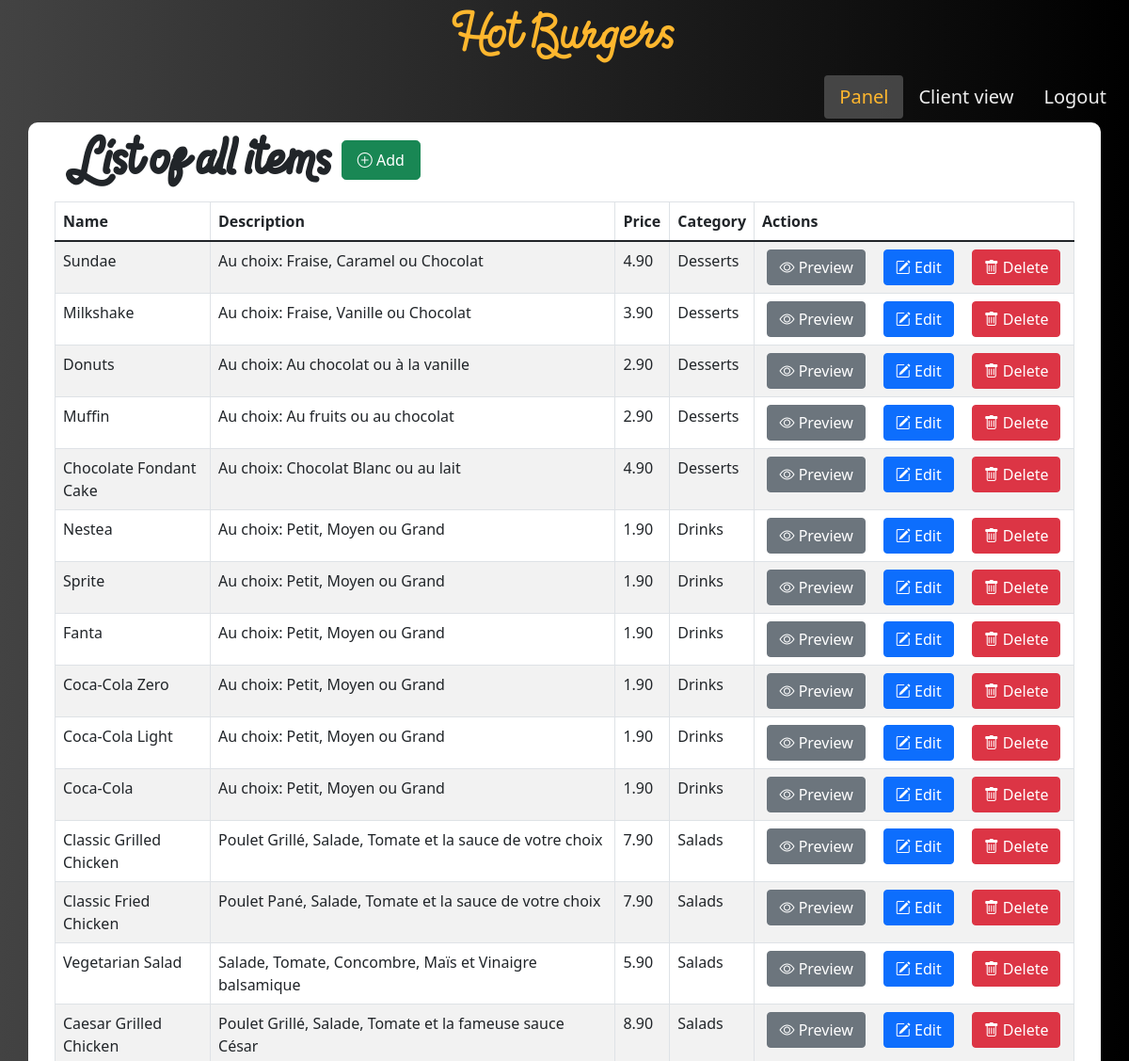
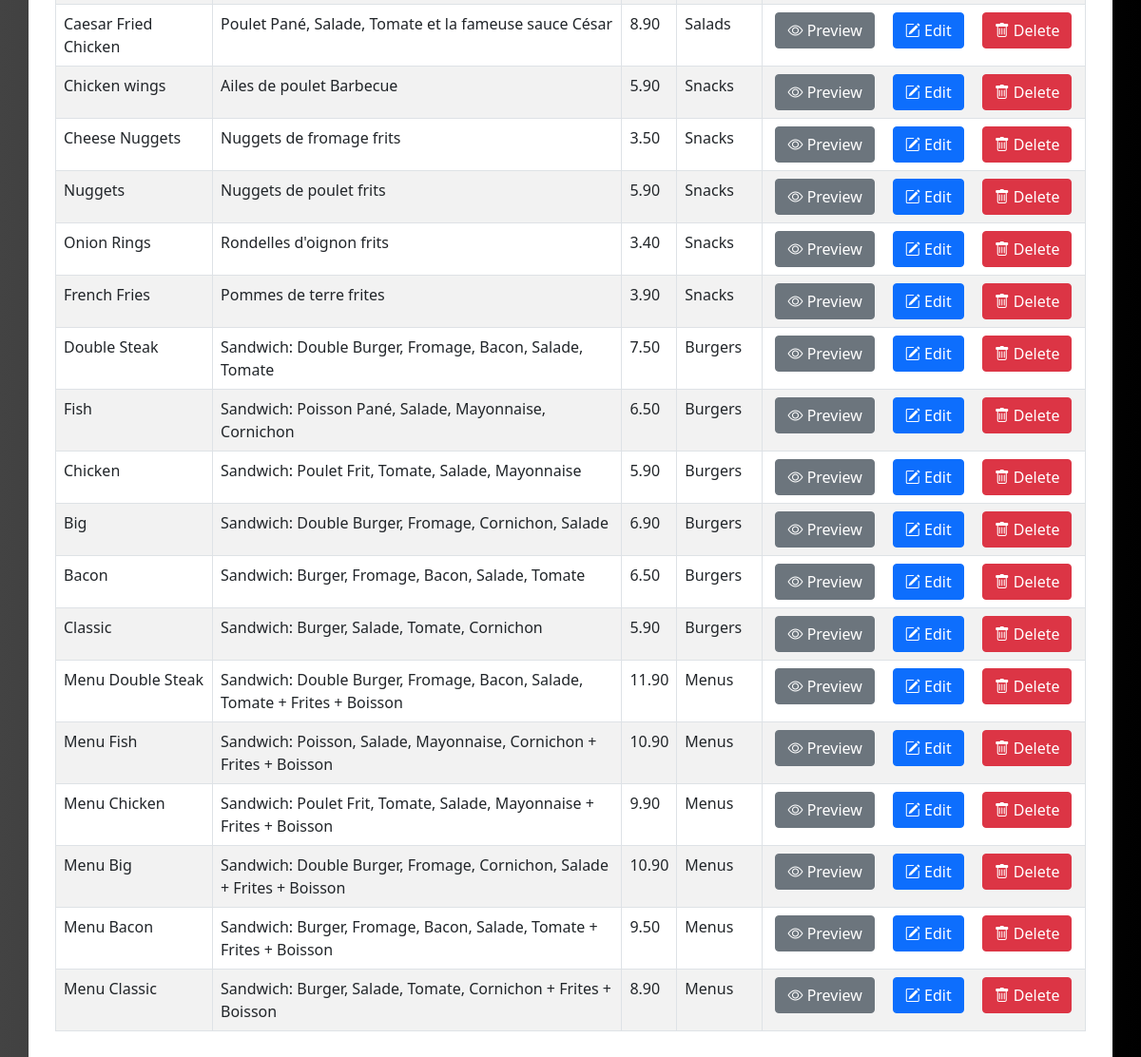
The page /admin/index.php (signed in) on the database its author committed (2 pictures, top to bottom).
### tables this page shows
CREATE TABLE `items` (
  `id` int(11) NOT NULL,
  `name` varchar(100) NOT NULL,
  `description` varchar(255) NOT NULL,
  `price` float NOT NULL,
  `image` varchar(255) NOT NULL,
  `category` int(11) NOT NULL
);

CREATE TABLE `categories` (
  `id` int(11) NOT NULL,
  `name` varchar(100) NOT NULL
);

### admin/index.php (the view, shortened to what this page needs)
<?php
$db = Database::connect();
$statement = $db->query('SELECT items.id, items.name, items.description, items.price, categories.name AS category FROM items LEFT JOIN categories ON items.category = categories.id ORDER BY items.id DESC');
require_once '../components/header.php'
?>
<div class="container admin">
  <div class="row">
    <h1><strong>List of all items </strong><a href="insert.php" class="btn btn-success btn-lg"><i class="bi bi-plus-circle"></i> Add</a></h1>
    <table class="table table-striped table-bordered">
      <thead>
        <tr>
          <th>Name</th>
          <th>Description</th>
          <th>Price</th>
          <th>Category</th>
          <th>Actions</th>
        </tr>
      </thead>
      <tbody>
        <?php
        while ($item = $statement->fetch()) {
          $price = number_format($item['price'], 2, '.', '');
          echo <<<HTML
            <tr>
            <td> {$item['name']} </td>
            <td> {$item['description']} </td>
            <td> {$price}</td>
            <td> {$item['category']} </td>
            <td>
            <div class="d-flex flex-column flex-md-row gap-2 justify-content-around">
            <a class="btn btn-secondary" href="view.php?id={$item['id']}"><i class="bi bi-eye"></i> Preview</a>
            <a class="btn btn-primary" href="update.php?id={$item['id']}"><i class="bi bi-pencil-square"></i> Edit</a>
            <a class="btn btn-danger" href="delete.php?id={$item['id']}"><i class="bi bi-trash"></i> Delete</a>
            </div>
            </td>
            </tr>
HTML;
        }
        ?>
      </tbody>
    </table>
  </div>
</div>
</body>
</html>

### assets/css/styles.css (style rules this page uses)
:root { --orange: #ffb72e; --green: #369236; --dark-green: #286e28; }
body { background: #000; background: linear-gradient(to right, #434343 0%, black 100%); }
h1, .cart a { font-family: Hot_Restaurant, sans-serif; }
h1 { font-size: 60px; }
.admin { background: #fff; padding: 15px; padding-top: 2px; border-radius: 10px; margin-bottom: 15px; }
.admin h1 a { font-family: var(--bs-body-font-family); font-size: 1rem; }
@media (min-width: 768px) { .admin { padding: 40px; padding-top: 4px; } }
@media (min-width: 768px) { .admin tr td:last-of-type { width: 340px; } }

### rows shown on the page
items: name "Sundae", description "Au choix: Fraise, Caramel ou Chocolat", price "4.90", category.name "Desserts"
items: name "Milkshake", description "Au choix: Fraise, Vanille ou Chocolat", price "3.90", category.name "Desserts"
items: name "Donuts", description "Au choix: Au chocolat ou à la vanille", price "2.90", category.name "Desserts"
items: name "Muffin", description "Au choix: Au fruits ou au chocolat", price "2.90", category.name "Desserts"
items: name "Chocolate Fondant Cake", description "Au choix: Chocolat Blanc ou au lait", price "4.90", category.name "Desserts"
items: name "Nestea", description "Au choix: Petit, Moyen ou Grand", price "1.90", category.name "Drinks"
items: name "Sprite", description "Au choix: Petit, Moyen ou Grand", price "1.90", category.name "Drinks"
items: name "Fanta", description "Au choix: Petit, Moyen ou Grand", price "1.90", category.name "Drinks"
items: name "Coca-Cola Zero", description "Au choix: Petit, Moyen ou Grand", price "1.90", category.name "Drinks"
items: name "Coca-Cola Light", description "Au choix: Petit, Moyen ou Grand", price "1.90", category.name "Drinks"
items: name "Coca-Cola", description "Au choix: Petit, Moyen ou Grand", price "1.90", category.name "Drinks"
items: name "Classic Grilled Chicken", description "Poulet Grillé, Salade, Tomate et la sauce de votre choix", price "7.90", category.name "Salads"
items: name "Classic Fried Chicken", description "Poulet Pané, Salade, Tomate et la sauce de votre choix", price "7.90", category.name "Salads"
items: name "Vegetarian Salad", description "Salade, Tomate, Concombre, Maïs et Vinaigre balsamique", price "5.90", category.name "Salads"
items: name "Caesar Grilled Chicken", description "Poulet Grillé, Salade, Tomate et la fameuse sauce César", price "8.90", category.name "Salads"
items: name "Caesar Fried Chicken", description "Poulet Pané, Salade, Tomate et la fameuse sauce César", price "8.90", category.name "Salads"
items: name "Chicken wings", description "Ailes de poulet Barbecue", price "5.90", category.name "Snacks"
items: name "Cheese Nuggets", description "Nuggets de fromage frits", price "3.50", category.name "Snacks"
items: name "Nuggets", description "Nuggets de poulet frits", price "5.90", category.name "Snacks"
items: name "Onion Rings", description "Rondelles d'oignon frits", price "3.40", category.name "Snacks"
items: name "French Fries", description "Pommes de terre frites", price "3.90", category.name "Snacks"
items: name "Double Steak", description "Sandwich: Double Burger, Fromage, Bacon, Salade, Tomate", price "7.50", category.name "Burgers"
items: name "Fish", description "Sandwich: Poisson Pané, Salade, Mayonnaise, Cornichon", price "6.50", category.name "Burgers"
items: name "Chicken", description "Sandwich: Poulet Frit, Tomate, Salade, Mayonnaise", price "5.90", category.name "Burgers"
items: name "Big", description "Sandwich: Double Burger, Fromage, Cornichon, Salade", price "6.90", category.name "Burgers"
items: name "Bacon", description "Sandwich: Burger, Fromage, Bacon, Salade, Tomate", price "6.50", category.name "Burgers"
items: name "Classic", description "Sandwich: Burger, Salade, Tomate, Cornichon", price "5.90", category.name "Burgers"
items: name "Menu Double Steak", description "Sandwich: Double Burger, Fromage, Bacon, Salade, Tomate + Frites + Boisson", price "11.90", category.name "Menus"
items: name "Menu Fish", description "Sandwich: Poisson, Salade, Mayonnaise, Cornichon + Frites + Boisson", price "10.90", category.name "Menus"
items: name "Menu Chicken", description "Sandwich: Poulet Frit, Tomate, Salade, Mayonnaise + Frites + Boisson", price "9.90", category.name "Menus"
items: name "Menu Big", description "Sandwich: Double Burger, Fromage, Cornichon, Salade + Frites + Boisson", price "10.90", category.name "Menus"
items: name "Menu Bacon", description "Sandwich: Burger, Fromage, Bacon, Salade, Tomate + Frites + Boisson", price "9.50", category.name "Menus"
items: name "Menu Classic", description "Sandwich: Burger, Salade, Tomate, Cornichon + Frites + Boisson", price "8.90", category.name "Menus"
